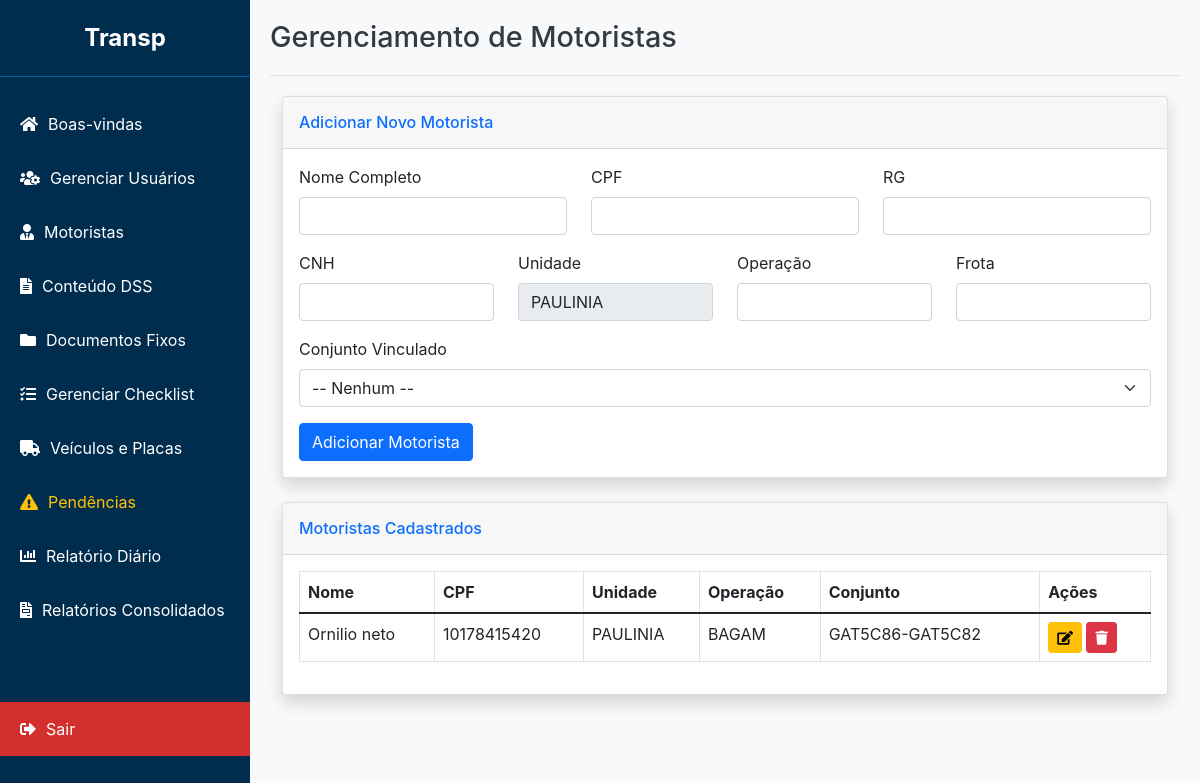
The page /admin/motoristas (signed in) on the database its author committed.
### app/models.py (models this page shows, shortened)
class Motorista(db.Model):
    id = db.Column(db.Integer, primary_key=True)
    unidade = db.Column(db.String(100), nullable=True)
    operacao = db.Column(db.String(100), nullable=True) # NOVO CAMPO
    nome = db.Column(db.String(150), nullable=False)
    cpf = db.Column(db.String(14), unique=True, nullable=False)
    rg = db.Column(db.String(20))
    cnh = db.Column(db.String(20))
    frota = db.Column(db.String(50))
    password_hash = db.Column(db.String(256), nullable=True)
    veiculo_id = db.Column(db.Integer, db.ForeignKey('veiculo.id'), nullable=True)
    assinaturas = db.relationship('Assinatura', backref='motorista', lazy=True)
    checklists_preenchidos = db.relationship('ChecklistPreenchido', backref='motorista', lazy=True)

class Veiculo(db.Model):
    id = db.Column(db.Integer, primary_key=True)
    unidade = db.Column(db.String(100), nullable=True)
    operacao = db.Column(db.String(100), nullable=True) # NOVO CAMPO
    nome_conjunto = db.Column(db.String(100), unique=True, nullable=False)
    placa_cavalo_id = db.Column(db.Integer, db.ForeignKey('placa.id'), nullable=False)
    placa_carreta1_id = db.Column(db.Integer, db.ForeignKey('placa.id'), nullable=True)
    placa_carreta2_id = db.Column(db.Integer, db.ForeignKey('placa.id'), nullable=True)
    obs = db.Column(db.Text)
    placa_cavalo = db.relationship('Placa', foreign_keys=[placa_cavalo_id])
    placa_carreta1 = db.relationship('Placa', foreign_keys=[placa_carreta1_id])
    placa_carreta2 = db.relationship('Placa', foreign_keys=[placa_carreta2_id])
    motoristas = db.relationship('Motorista', backref='veiculo', lazy=True)
    checklists_preenchidos = db.relationship('ChecklistPreenchido', backref='veiculo', lazy=True)

### app/routes.py (the view)
@admin_bp.route('/motoristas')
@login_required()
def motoristas():
    user_role = session.get('role')
    user_unidade = session.get('unidade')
    motoristas_query = Motorista.query
    veiculos_query = Veiculo.query
    if user_role != 'admin':
        motoristas_query = motoristas_query.filter(Motorista.unidade == user_unidade)
        veiculos_query = veiculos_query.filter(Veiculo.unidade == user_unidade)
    lista_motoristas = motoristas_query.order_by(Motorista.nome).all()
    veiculos = veiculos_query.order_by(Veiculo.nome_conjunto).all()
    return render_template('motoristas.html', motoristas=lista_motoristas, veiculos=veiculos)

### app/routes.py (called while the page is built)
def login_required(required_role=["admin", "master", "comum"]):
    def decorator(f):
        @wraps(f)
        def decorated_function(*args, **kwargs):
            if 'user_id' not in session:
                flash('Por favor, faça login para acessar esta página.', 'warning')
                return redirect(url_for('admin.login'))
            user_role = session.get('role')
            if user_role not in required_role:
                flash('Você não tem permissão para acessar esta página.', 'danger')
                return redirect(url_for('admin.dashboard'))
            return f(*args, **kwargs)
        return decorated_function
    return decorator

### app/templates/motoristas.html (shortened to what this page needs)
{% extends "base_adm.html" %}
{% block header %}Gerenciamento de Motoristas{% endblock %}
{% block content %}
<div class="container-fluid">
    <div class="card shadow mb-4">
        <div class="card-header py-3">
            <h6 class="m-0 font-weight-bold text-primary">Adicionar Novo Motorista</h6>
        </div>
        <div class="card-body">
            <form action="{{ url_for('admin.add_motorista') }}" method="POST">
                <div class="row mb-3">
                    <div class="col-md-4">
                        <label for="nome" class="form-label">Nome Completo</label>
                        <input type="text" class="form-control" id="nome" name="nome" required>
                    </div>
                    <div class="col-md-4">
                        <label for="cpf" class="form-label">CPF</label>
                        <input type="text" class="form-control" id="cpf" name="cpf" required>
                    </div>
                    <div class="col-md-4">
                        <label for="rg" class="form-label">RG</label>
                        <input type="text" class="form-control" id="rg" name="rg">
                    </div>
                </div>
                <div class="row mb-3">
                    <div class="col-md-3">
                        <label for="cnh" class="form-label">CNH</label>
                        <input type="text" class="form-control" id="cnh" name="cnh">
                    </div>
                    <div class="col-md-3">
                        <label for="unidade" class="form-label">Unidade</label>
                        {% if session.role == 'admin' %}
                            <input type="text" class="form-control" id="unidade" name="unidade" list="unidades_list" placeholder="Digite ou selecione" required>
                            <datalist id="unidades_list">
                                {% for u in unidades_disponiveis %}
                                    <option value="{{ u }}">
                                {% endfor %}
                            </datalist>
                        {% else %}
                            <input type="text" class="form-control" id="unidade" name="unidade" value="{{ session.unidade }}" readonly>
                        {% endif %}
                    </div>
                    <div class="col-md-3">
                        <label for="operacao" class="form-label">Operação</label>
                        <input type="text" class="form-control" id="operacao" name="operacao">
                    </div>
                    <div class="col-md-3">
                        <label for="frota" class="form-label">Frota</label>
                        <input type="text" class="form-control" id="frota" name="frota">
                    </div>
                </div>
                <div class="row mb-3">
                    <div class="col-md-12">
                        <label for="veiculo_id" class="form-label">Conjunto Vinculado</label>
                        <select id="veiculo_id" name="veiculo_id" class="form-select">
                            <option value="">-- Nenhum --</option>
                        </select>
                    </div>
                </div>
                <button type="submit" class="btn btn-primary">Adicionar Motorista</button>
            </form>
        </div>
    </div>
    <div class="card shadow mb-4">
        <div class="card-header py-3">
            <h6 class="m-0 font-weight-bold text-primary">Motoristas Cadastrados</h6>
        </div>
        <div class="card-body">
            <div class="table-responsive">
                <table class="table table-bordered" id="dataTable" width="100%" cellspacing="0">
                    <thead>
                        <tr>
                            <th>Nome</th>
                            <th>CPF</th>
                            <th>Unidade</th>
                            <th>Operação</th>
                            <th>Conjunto</th>
                            <th>Ações</th>
                        </tr>
                    </thead>
                    <tbody>
                        {% for motorista in motoristas %}
                        <tr>
                            <td>{{ motorista.nome }}</td>
                            <td>{{ motorista.cpf }}</td>
                            <td>{{ motorista.unidade }}</td>
                            <td>{{ motorista.operacao or 'N/A' }}</td>
                            <td>{{ motorista.veiculo.nome_conjunto if motorista.veiculo else 'N/A' }}</td>
                            <td>
                                <button type="button" class="btn btn-warning btn-sm" data-bs-toggle="modal" data-bs-target="#editModal-{{ motorista.id }}">
                                    <i class="fas fa-edit"></i>
                                </button>
                                <button type="button" class="btn btn-danger btn-sm" data-bs-toggle="modal" data-bs-target="#deleteModal-{{ motorista.id }}">
                                    <i class="fas fa-trash"></i>
                                </button>
                            </td>
                        </tr>
                        {% endfor %}
                    </tbody>
                </table>
            </div>
        </div>
    </div>
</div>
{% endblock %}

### app/templates/base_adm.html (style rules this page uses)
:root { --sidebar-width: 250px; --header-height: 60px; --primary-blue: #002D4E; --light-blue: #005A9C; --logout-red: #d32f2f; --logout-red-hover: #c62828; --flash-success: #d4edda; --flash-success-text: #155724; --flash-error: #f8d7da; --flash-error-text: #721c24; --flash-info: #cce5ff; --flash-info-text: #004085; }
body { font-family: -apple-system, BlinkMacSystemFont, "Segoe UI", Roboto, "Helvetica Neue", Arial, sans-serif; margin: 0; background-color: #f8f9fa; }

### rows shown on the page
Motorista: nome "Ornilio neto", cpf "10178415420", unidade "PAULINIA", operacao "BAGAM", veiculo "GAT5C86-GAT5C82"
